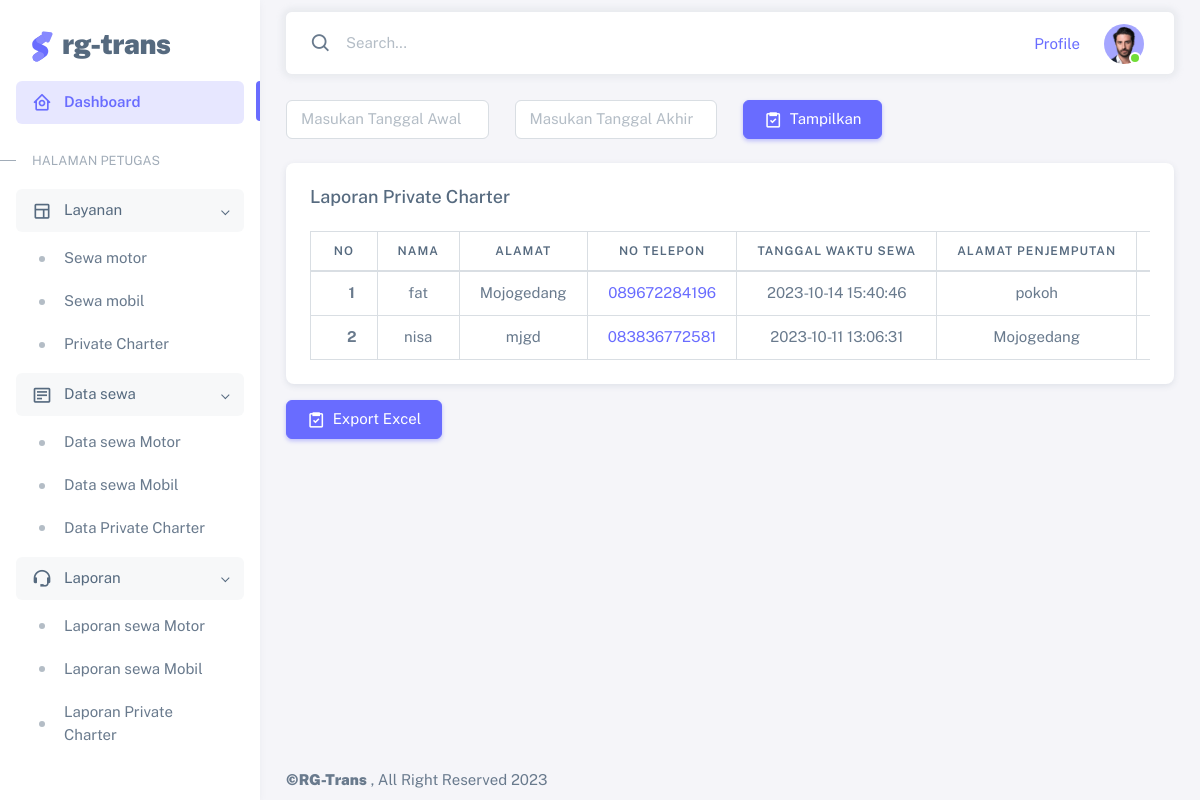
Screenshot of /l_pc.php (signed in) with the database file from the repository.
### tables this page shows
CREATE TABLE `ds_privatecharter` (
  `id` int(11) NOT NULL,
  `nama` varchar(100) DEFAULT NULL,
  `alamat` varchar(255) DEFAULT NULL,
  `telp` varchar(15) DEFAULT NULL,
  `tglwkt_sewa` datetime DEFAULT NULL,
  `alamat_jemput` varchar(255) DEFAULT NULL,
  `harga` int(11) DEFAULT NULL,
  `rute` varchar(255) DEFAULT NULL
);

### l_pc.php (the view, shortened to what this page needs)
<?php
 require_once('koneksi.php');
  function noHp($t){
    $nohp= $t;
    if(!preg_match("/[^+0-9]/",trim($nohp))){
      if(substr(trim($nohp), 0, 2)=="62"){
        $hp    =trim($nohp);
    }
    else if(substr(trim($nohp), 0, 1)=="0"){
        $hp    ="62".substr(trim($nohp), 1);
      }
  }
  return $hp;
}
?>
<!DOCTYPE html>
<html
  lang="en"
  class="light-style layout-menu-fixed"
  dir="ltr"
  data-theme="theme-default"
  data-assets-path="sneat/assets/"
  data-template="vertical-menu-template-free"
>
  <head>
    <?php require_once('layout2/_CSS.php')?>
  </head>
  <body>
    <div class="layout-wrapper layout-content-navbar">
      <div class="layout-container">
        <?php require_once('layout2/_Sidebar.php')?>
        <div class="layout-page">
          <?php require_once('layout2/_Navbar.php')?>
          <div class="content-wrapper">
            <div class="container-xxl flex-grow-1 container-p-y ">
            <form action="" method="POST">
              <div class="row">
                      <div class="col-lg-3">
                          <input name="dari" onfocus="(this.type ='date')" class="form-control"  placeholder="Masukan Tanggal Awal" required>
                      </div>
                      <div class="col-lg-3">
                          <input name="sampai" onfocus="(this.type ='date')" class="form-control"  placeholder="Masukan Tanggal Akhir" required>
                      </div>
                      <div class="col-lg-3">
                          <button class="btn btn-primary" type="submit" name="tampil">
                                  <span class="tf-icons bx bx-task"></span>&nbsp; Tampilkan
                          </button>
                      </div>
                  </div>
            </form>
            <div class="row">
            <div class="col-lg-12 mb-4 order-0 mt-4">
            <div class="card">
              <h5 class="card-header">Laporan Private Charter</h5>
              <div class="card-body">
                <div>
                  <div class="table-responsive text-nowrap">
                      <table class="table table-bordered">
                        <thead>
                          <tr class="text-center">
                          <th>No</th>
                          <th>Nama</th>
                          <th>Alamat</th>
                          <th>No Telepon</th>
                          <th>Tanggal waktu sewa</th>
                          <th>Alamat Penjemputan</th>
                          <th>Harga</th>
                          </tr>
                        </thead>
                        <tbody>
                        <?php
                        $no=1;
                          if(isset($_POST['tampil'])){
                              $dari=mysqli_real_escape_string($conn,$_POST['dari']);
                              $sampai=mysqli_real_escape_string($conn,$_POST['sampai']);
                              $data = mysqli_query($conn,"SELECT * FROM ds_privatecharter WHERE tglwkt_sewa >= '$dari' AND tglwkt_sewa <= '$sampai'");
                          }else {
                              $data = mysqli_query($conn,"SELECT * FROM ds_privatecharter ORDER BY id DESC");
                          }
                              while($r=mysqli_fetch_array($data)){
                          ?>
                              <tr class="text-center">
                                <td>
                                  <i class="fab fa-angular fa-lg text-danger me-3"></i> <strong><?= $no++;?></strong>
                                </td>
                                <td><?= $r['nama'];?></td>
                                <td><?= $r['alamat'];?></td>
                                <td><a href="https://wa.me/<?= noHp($r['telp']);?>"><?= $r['telp'];?></a></td>
                                <td><?= $r['tglwkt_sewa'];?></td>
                                <td><?= $r['alamat_jemput'];?></td>
                                <td><?= rupiah($r['harga']);?></td>
                              </tr>
                              <?php }?>
                            </tbody>
                          </table>
                    </div>
                  </div>
                </div>
              </div>
              <form action="excel_pc.php" method="post">
                <div class="col-lg-3 mt-3">
                  <button class="btn btn-primary" type="submit" >
                    <span class="tf-icons bx bx-task"></span>&nbsp; Export Excel
                  </button>
                </div>
              </form>
            </div>
            </div>
            </div>
            <?php require_once('layout2/_Footer.php')?>
          </div>
        </div>
      </div>
      </div>
  </body>
</html>

### rows the page displays
ds_privatecharter: nama "fat", alamat "Mojogedang", telp "089672284196", tglwkt_sewa "2023-10-14 15:40:46", alamat_jemput "pokoh"
ds_privatecharter: nama "nisa", alamat "mjgd", telp "083836772581", tglwkt_sewa "2023-10-11 13:06:31", alamat_jemput "Mojogedang"
